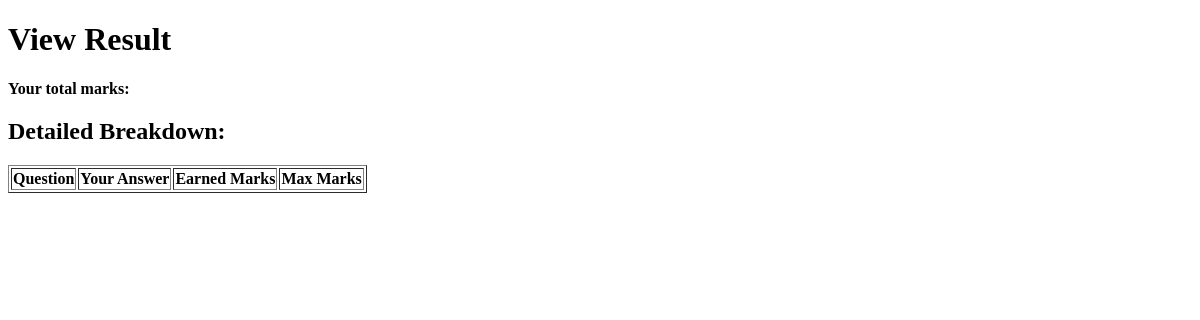
Page /view_result/7 (signed in) on the earlier database version.
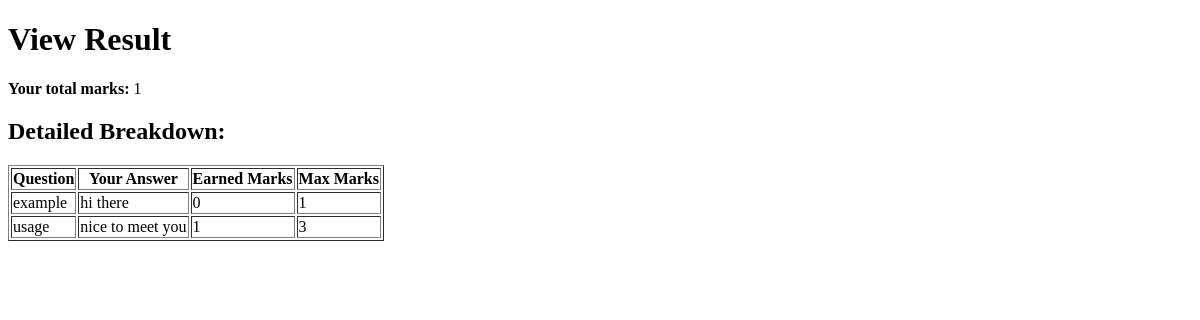
Same page on the later database version.
### tables this page shows
CREATE TABLE Attended (
                            id INTEGER PRIMARY KEY AUTOINCREMENT,
                            student_id INTEGER,
                            exam_id INTEGER,
                            earned_total INTEGER);

CREATE TABLE Answer (
                            id INTEGER PRIMARY KEY AUTOINCREMENT,
                            question_id INTEGER,
                            student_id INTEGER,
                            answer_text TEXT,
                            earned_marks INTEGER);

CREATE TABLE Question (
                            id INTEGER PRIMARY KEY AUTOINCREMENT,
                            exam_id INTEGER,
                            question_text TEXT,
                            total_marks INTEGER);

### moved/app.py (the view)
@app.route('/view_result/<int:exam_id>')
def view_result(exam_id):
    if 'student_id' not in session:
        return redirect('/login_student')
    student_id = session['student_id']
    with sqlite3.connect('database.db') as conn:
        cursor = conn.cursor()
        cursor.execute("SELECT earned_total FROM Attended WHERE student_id = ? AND exam_id = ?", (student_id, exam_id))
        result = cursor.fetchone()
        cursor.execute("""
            SELECT Question.question_text, Answer.answer_text, Answer.earned_marks, Question.total_marks
            FROM Answer
            JOIN Question ON Answer.question_id = Question.id
            WHERE Answer.student_id = ? AND Question.exam_id = ?
        """, (student_id, exam_id))
        answers = cursor.fetchall()  # List of (question_text, answer_text, earned_marks, max_marks)
    return render_template('view_result.html', result=result, answers=answers)

### moved/templates/view_result.html (shortened to what this page needs)
<!DOCTYPE html>
<html>
<head>
</head>
<body>
    <h1>View Result</h1>
    <p><strong>Your total marks:</strong> {{ result[0] }}</p>
    <h2>Detailed Breakdown:</h2>
    <table border="1">
        <tr>
            <th>Question</th>
            <th>Your Answer</th>
            <th>Earned Marks</th>
            <th>Max Marks</th>
        </tr>
        {% for answer in answers %}
        <tr>
            <td>{{ answer[0] }}</td>
            <td>{{ answer[1] }}</td>
            <td>{{ answer[2] }}</td>
            <td>{{ answer[3] }}</td>
        </tr>
        {% endfor %}
    </table>
</body>
</html>

Differences in the rows shown:
added Attended: earned_total "1"
added Answer: question_text "example", answer_text "hi there", earned_marks "0", total_marks "1"
added Answer: question_text "usage", answer_text "nice to meet you", earned_marks "1", total_marks "3"
